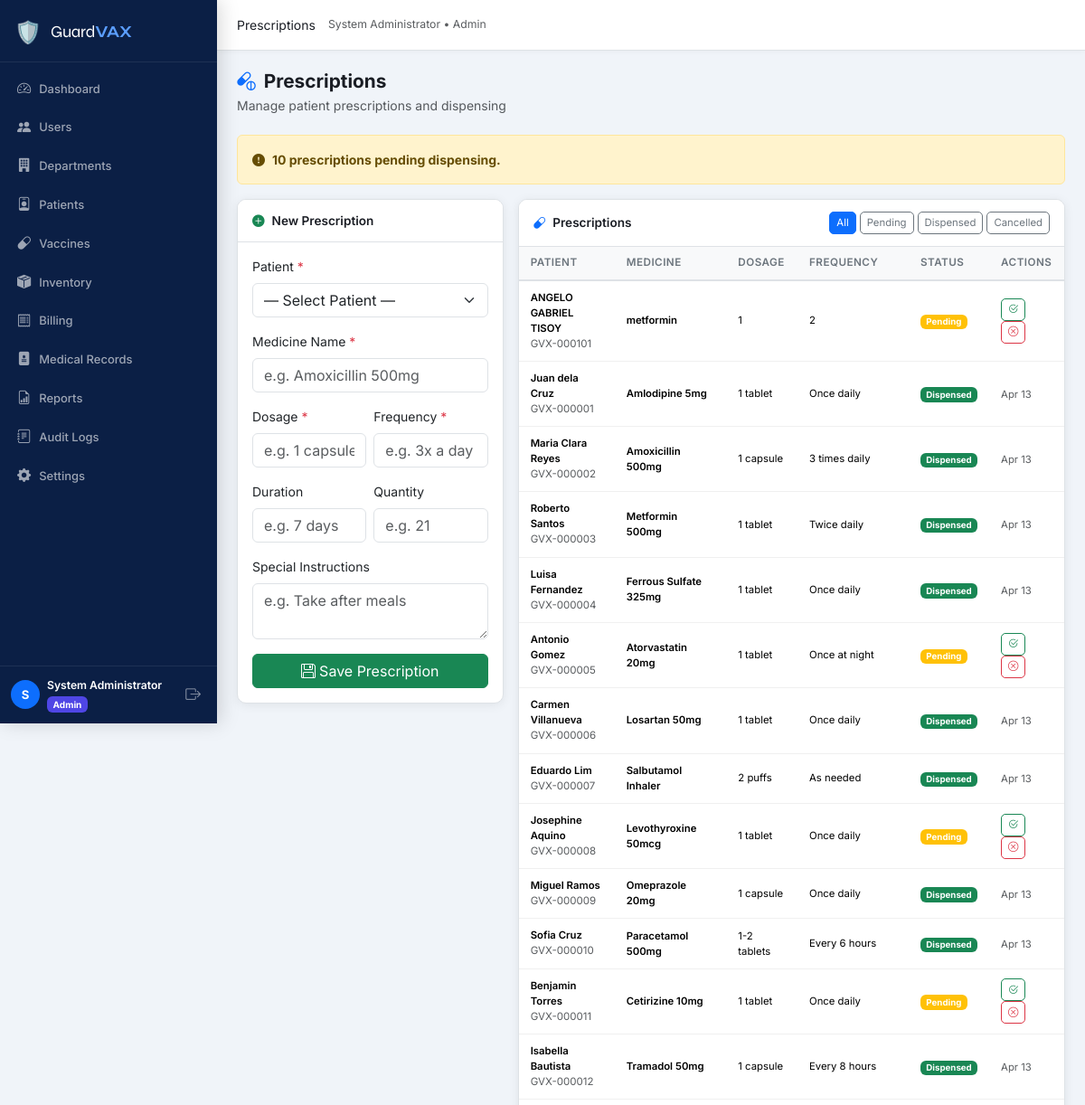
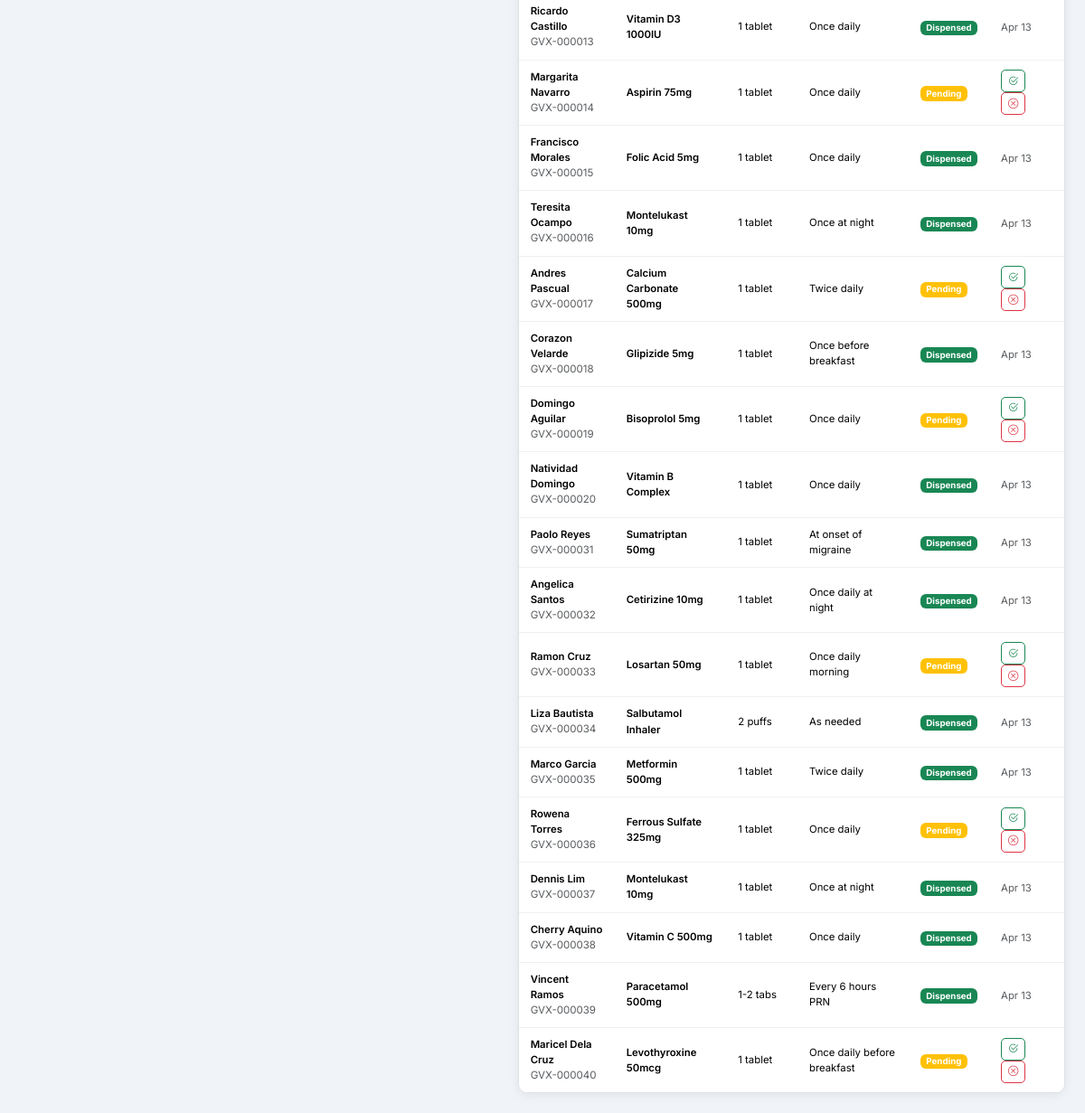
/nurse/prescriptions.php (signed in), run on the app's committed database (2 pictures, top to bottom).
### tables this page shows
CREATE TABLE `users` (
  `id` int(10) UNSIGNED NOT NULL,
  `name` varchar(150) NOT NULL,
  `email` varchar(150) NOT NULL,
  `password` varchar(255) NOT NULL,
  `role_id` int(10) UNSIGNED NOT NULL,
  `department_id` int(10) UNSIGNED DEFAULT NULL,
  `status` enum('active','inactive','pending') NOT NULL DEFAULT 'pending',
  `email_verified` tinyint(1) NOT NULL DEFAULT 0,
  `created_at` datetime NOT NULL DEFAULT current_timestamp(),
  `updated_at` datetime NOT NULL DEFAULT current_timestamp() ON UPDATE current_timestamp()
);

CREATE TABLE `roles` (
  `id` int(10) UNSIGNED NOT NULL,
  `name` varchar(50) NOT NULL,
  `label` varchar(100) NOT NULL
);

CREATE TABLE `prescriptions` (
  `id` int(10) UNSIGNED NOT NULL,
  `patient_id` int(10) UNSIGNED NOT NULL,
  `prescribed_by` int(10) UNSIGNED NOT NULL,
  `admission_id` int(10) UNSIGNED DEFAULT NULL,
  `medicine_name` varchar(200) NOT NULL,
  `dosage` varchar(100) NOT NULL,
  `frequency` varchar(100) NOT NULL,
  `duration` varchar(100) DEFAULT NULL,
  `quantity` int(11) DEFAULT NULL,
  `instructions` text DEFAULT NULL,
  `status` enum('Pending','Dispensed','Cancelled') NOT NULL DEFAULT 'Pending',
  `prescribed_at` datetime NOT NULL DEFAULT current_timestamp(),
  `dispensed_at` datetime DEFAULT NULL,
  `dispensed_by` int(10) UNSIGNED DEFAULT NULL
);

CREATE TABLE `patients` (
  `id` int(10) UNSIGNED NOT NULL,
  `user_id` int(10) UNSIGNED NOT NULL,
  `patient_code` varchar(20) NOT NULL,
  `date_of_birth` date NOT NULL,
  `gender` enum('Male','Female','Other') NOT NULL,
  `blood_type` varchar(5) DEFAULT NULL,
  `address` text DEFAULT NULL,
  `phone` varchar(20) DEFAULT NULL,
  `emergency_contact_name` varchar(150) DEFAULT NULL,
  `emergency_contact_phone` varchar(20) DEFAULT NULL,
  `allergies` text DEFAULT NULL,
  `notes` text DEFAULT NULL,
  `registered_by` int(10) UNSIGNED DEFAULT NULL,
  `created_at` datetime NOT NULL DEFAULT current_timestamp(),
  `updated_at` datetime NOT NULL DEFAULT current_timestamp() ON UPDATE current_timestamp()
);

### config/db.php (called while the page is built, shortened)
<?php
function db(): PDO {
    static $pdo = null;
    if ($pdo === null) {
        $dsn = sprintf(
            'mysql:host=%s;port=%s;dbname=%s;charset=%s',
            DB_HOST, DB_PORT, DB_NAME, DB_CHARSET
        );
        $options = [
            PDO::ATTR_ERRMODE            => PDO::ERRMODE_EXCEPTION,
            PDO::ATTR_DEFAULT_FETCH_MODE => PDO::FETCH_ASSOC,
            PDO::ATTR_EMULATE_PREPARES   => false,
        ];
        try {
            $pdo = new PDO($dsn, DB_USER, DB_PASS, $options);
            $offset = (new DateTime())->format('P');
            $pdo->exec("SET time_zone='{$offset}'");
        } catch (PDOException $e) {
            die('<div style="padding:2rem;color:red;font-family:monospace">
                <strong>Database Connection Error:</strong> ' . htmlspecialchars($e->getMessage()) . '
            </div>');
        }
    }
    return $pdo;
}

### includes/functions.php (called while the page is built, shortened)
<?php
require_once __DIR__ . '/../config/db.php';
function isLoggedIn(): bool
{
    return isset($_SESSION['user_id']) && !empty($_SESSION['user_id']);
}
function getCurrentUser(): ?array
{
    $stmt = db()->prepare('SELECT u.*, r.name AS role_name FROM users u JOIN roles r ON r.id = u.role_id WHERE u.id = ?');
    $stmt->execute([$_SESSION['user_id']]);
    return $stmt->fetch() ?: null;
}
function sanitize(string $value): string
{
    return htmlspecialchars(trim($value), ENT_QUOTES, 'UTF-8');
}
function formatDate(string $date, string $format = 'M d, Y'): string
{
    return $date ? date($format, strtotime($date)) : 'N/A';
}

### includes/auth.php (called while the page is built, shortened)
<?php
require_once __DIR__ . '/functions.php';
function guard(string ...$allowedRoles): array
{
    $user = getCurrentUser();
    return $user;
}

### nurse/prescriptions.php (the view, shortened to what this page needs)
<?php
require_once __DIR__ . '/../includes/auth.php';
require_once __DIR__ . '/../includes/layout.php';
$user   = guard('nurse', 'admin');
$statusFilter = sanitize($_GET['status'] ?? '');
$where  = '1=1';
$params = [];
$prescriptions = db()->prepare(
    "SELECT pr.*, p.patient_code, u.name AS patient_name,
            doc.name AS prescribed_by_name, dis.name AS dispensed_by_name
     FROM prescriptions pr
     JOIN patients p   ON p.id  = pr.patient_id
     JOIN users u      ON u.id  = p.user_id
     JOIN users doc    ON doc.id = pr.prescribed_by
     LEFT JOIN users dis ON dis.id = pr.dispensed_by
     WHERE {$where}
     ORDER BY pr.prescribed_at DESC LIMIT 100"
);
$prescriptions->execute($params);
$prescriptions = $prescriptions->fetchAll();
$pending  = (int)db()->query("SELECT COUNT(*) FROM prescriptions WHERE status='Pending'")->fetchColumn();
$statusColors = ['Pending'=>'warning','Dispensed'=>'success','Cancelled'=>'danger'];
?>
<?php renderHead('Prescriptions'); ?>
<?php renderNav($user); ?>
<?php renderPageHeader('Prescriptions', 'Manage patient prescriptions and dispensing', 'capsule-pill'); ?>
<?php if ($pending > 0): ?>
<div class="alert alert-warning d-flex align-items-center gap-2 mb-3">
  <i class="bi bi-exclamation-circle-fill"></i>
  <strong><?= $pending ?> prescription<?= $pending > 1 ? 's' : '' ?> pending dispensing.</strong>
</div>
<?php endif; ?>
<div class="row g-3">
  <div class="col-lg-4">
    <div class="card card-gvx">
      <div class="card-header-gvx"><i class="bi bi-plus-circle-fill me-2 text-success"></i>New Prescription</div>
      <div class="card-body">
        <form method="POST" novalidate>
          <div class="mb-3">
            <label class="form-label">Patient <span class="text-danger">*</span></label>
            <select name="patient_id" class="form-select" required>
              <option value="">— Select Patient —</option>
            </select>
          </div>
          <div class="mb-3">
            <label class="form-label">Medicine Name <span class="text-danger">*</span></label>
            <input type="text" name="medicine_name" class="form-control" required placeholder="e.g. Amoxicillin 500mg">
          </div>
          <div class="row g-2 mb-3">
            <div class="col-6"><label class="form-label">Dosage <span class="text-danger">*</span></label><input type="text" name="dosage" class="form-control" placeholder="e.g. 1 capsule"></div>
            <div class="col-6"><label class="form-label">Frequency <span class="text-danger">*</span></label><input type="text" name="frequency" class="form-control" placeholder="e.g. 3x a day"></div>
          </div>
          <div class="row g-2 mb-3">
            <div class="col-6"><label class="form-label">Duration</label><input type="text" name="duration" class="form-control" placeholder="e.g. 7 days"></div>
            <div class="col-6"><label class="form-label">Quantity</label><input type="number" name="quantity" class="form-control" placeholder="e.g. 21"></div>
          </div>
          <div class="mb-3">
            <label class="form-label">Special Instructions</label>
            <textarea name="instructions" class="form-control" rows="2" placeholder="e.g. Take after meals"></textarea>
          </div>
          <button type="submit" class="btn btn-success w-100"><i class="bi bi-floppy me-1"></i>Save Prescription</button>
        </form>
      </div>
    </div>
  </div>
  <div class="col-lg-8">
    <div class="card card-gvx">
      <div class="card-header-gvx d-flex justify-content-between align-items-center flex-wrap gap-2">
        <span><i class="bi bi-capsule me-2 text-primary"></i>Prescriptions</span>
        <div class="d-flex gap-1">
          <?php foreach ([''=>'All','Pending'=>'Pending','Dispensed'=>'Dispensed','Cancelled'=>'Cancelled'] as $val => $label): ?>
            <a href="?status=<?= urlencode($val) ?>" class="btn btn-xs <?= $statusFilter===$val ? 'btn-primary' : 'btn-outline-secondary' ?>"><?= $label ?></a>
          <?php endforeach; ?>
        </div>
      </div>
      <div class="table-responsive">
        <table class="table table-gvx mb-0">
          <thead><tr><th>Patient</th><th>Medicine</th><th>Dosage</th><th>Frequency</th><th>Status</th><th>Actions</th></tr></thead>
          <tbody>
            <?php foreach ($prescriptions as $pr): ?>
            <tr>
              <td>
                <div class="fw-semibold small"><?= sanitize($pr['patient_name']) ?></div>
                <div class="text-muted" style="font-size:.72rem"><?= sanitize($pr['patient_code']) ?></div>
              </td>
              <td class="fw-semibold small"><?= sanitize($pr['medicine_name']) ?></td>
              <td class="small"><?= sanitize($pr['dosage']) ?></td>
              <td class="small"><?= sanitize($pr['frequency']) ?></td>
              <td><span class="badge bg-<?= $statusColors[$pr['status']] ?? 'secondary' ?>"><?= $pr['status'] ?></span></td>
              <td>
                <?php if ($pr['status'] === 'Pending'): ?>
                <form method="POST" class="d-inline">
                  <button type="submit" class="btn btn-xs btn-outline-success" title="Mark Dispensed"><i class="bi bi-check2-circle"></i></button>
                </form>
                <form method="POST" class="d-inline">
                  <button type="submit" class="btn btn-xs btn-outline-danger" title="Cancel" onclick="return confirm('Cancel this prescription?')"><i class="bi bi-x-circle"></i></button>
                </form>
                <?php else: ?>
                  <span class="text-muted small"><?= formatDate($pr['prescribed_at'], 'M d') ?></span>
                <?php endif; ?>
              </td>
            </tr>
            <?php endforeach; ?>
          </tbody>
        </table>
      </div>
    </div>
  </div>
</div>
<?php renderFooter(); ?>

### includes/layout.php (shortened to what this page needs)
<?php
function renderHead(string $title, array $extraCss = []): void
{
    $siteName = SITE_NAME;
    $siteUrl  = SITE_URL;
    echo <<<HTML
<!DOCTYPE html>
<html lang="en">
<head>
  <meta charset="UTF-8">
  <meta name="viewport" content="width=device-width, initial-scale=1.0">
  <title>{$title} — {$siteName}</title>
  <link rel="stylesheet" href="https://cdn.jsdelivr.net/npm/bootstrap@5.3.2/dist/css/bootstrap.min.css">
  <link rel="stylesheet" href="https://cdn.jsdelivr.net/npm/bootstrap-icons@1.11.3/font/bootstrap-icons.min.css">
  <link rel="preconnect" href="https://fonts.googleapis.com">
  <link href="https://fonts.googleapis.com/css2?family=Inter:wght@300;400;500;600;700&family=Syne:wght@700;800&display=swap" rel="stylesheet">
  <link rel="stylesheet" href="{$siteUrl}/assets/css/style.css">
HTML;
    echo "</head>\n<body>\n";
}
function renderNav(array $user): void
{
    $role    = $user['role_name'];
    $name    = htmlspecialchars($user['name']);
    $roleLabel = ucfirst($role);
    $siteUrl = SITE_URL;
    $current = $_SERVER['REQUEST_URI'];
    $links = '';
    foreach ($navLinks as $link) {
        $active = str_contains($current, $link['href']) ? 'active' : '';
        $links .= <<<HTML
        <li class="nav-item">
          <a class="nav-link {$active}" href="{$siteUrl}{$link['href']}">
            <i class="bi bi-{$link['icon']}"></i>
            <span>{$link['label']}</span>
          </a>
        </li>
HTML;
    }
    echo <<<HTML
<div class="gvx-wrapper">
<aside class="gvx-sidebar" id="gvxSidebar">
  <div class="sidebar-brand">
    <span class="brand-icon">🛡️</span>
    <span class="brand-name">Guard<strong>VAX</strong></span>
  </div>
  <nav class="sidebar-nav">
    <ul class="nav flex-column">
      {$links}
    </ul>
  </nav>
  <div class="sidebar-footer">
    <div class="user-pill">
      <div class="user-avatar">{$name[0]}</div>
      <div class="user-info">
        <div class="user-name">{$name}</div>
        <div class="user-role badge bg-role-{$role}">{$roleLabel}</div>
      </div>
    </div>
    <a href="{$siteUrl}/auth/logout.php" class="btn-logout" title="Logout">
      <i class="bi bi-box-arrow-right"></i>
    </a>
  </div>
</aside>
<main class="gvx-main">
  <header class="gvx-topbar">
    <button class="sidebar-toggle d-lg-none" onclick="document.getElementById('gvxSidebar').classList.toggle('show')">
      <i class="bi bi-list"></i>
    </button>
    <div class="topbar-title" id="pageTitle"></div>
    <div class="topbar-actions">
      <span class="text-muted small d-none d-md-block">{$name} &bull; {$roleLabel}</span>
    </div>
  </header>
  <div class="gvx-content">
HTML;
}
function renderFooter(): void
{
    $siteUrl = SITE_URL;
    echo <<<HTML
  </div>
</main>
</div>
<script src="https://cdn.jsdelivr.net/npm/bootstrap@5.3.2/dist/js/bootstrap.bundle.min.js"></script>
<script src="https://cdn.jsdelivr.net/npm/chart.js@4.4.0/dist/chart.umd.min.js"></script>
<script src="https://cdn.jsdelivr.net/npm/sweetalert2@11"></script>
<script src="{$siteUrl}/assets/js/main.js"></script>
</body>
</html>
HTML;
}
function renderPageHeader(string $title, string $subtitle = '', string $icon = 'clipboard2-pulse'): void
{
    echo <<<HTML
    <div class="page-header">
      <div>
        <h1 class="page-title"><i class="bi bi-{$icon}"></i> {$title}</h1>
        <p class="page-subtitle text-muted mb-0">{$subtitle}</p>
      </div>
    </div>
HTML;
}

### data on the page
users: name "S", name "System Administrator", role.name "Admin"
prescriptions: users.name "ANGELO GABRIEL TISOY", patient.patient_code "GVX-000101", medicine_name "metformin", dosage "1", frequency "2", status "Pending"
prescriptions: users.name "Juan dela Cruz", patient.patient_code "GVX-000001", medicine_name "Amlodipine 5mg", dosage "1 tablet", frequency "Once daily", status "Dispensed", prescribed_at "Apr 13"
prescriptions: users.name "Maria Clara Reyes", patient.patient_code "GVX-000002", medicine_name "Amoxicillin 500mg", dosage "1 capsule", frequency "3 times daily", status "Dispensed", prescribed_at "Apr 13"
prescriptions: users.name "Roberto Santos", patient.patient_code "GVX-000003", medicine_name "Metformin 500mg", dosage "1 tablet", frequency "Twice daily", status "Dispensed", prescribed_at "Apr 13"
prescriptions: users.name "Luisa Fernandez", patient.patient_code "GVX-000004", medicine_name "Ferrous Sulfate 325mg", dosage "1 tablet", frequency "Once daily", status "Dispensed", prescribed_at "Apr 13"
prescriptions: users.name "Antonio Gomez", patient.patient_code "GVX-000005", medicine_name "Atorvastatin 20mg", dosage "1 tablet", frequency "Once at night", status "Pending"
prescriptions: users.name "Carmen Villanueva", patient.patient_code "GVX-000006", medicine_name "Losartan 50mg", dosage "1 tablet", frequency "Once daily", status "Dispensed", prescribed_at "Apr 13"
prescriptions: users.name "Eduardo Lim", patient.patient_code "GVX-000007", medicine_name "Salbutamol Inhaler", dosage "2 puffs", frequency "As needed", status "Dispensed", prescribed_at "Apr 13"
prescriptions: users.name "Josephine Aquino", patient.patient_code "GVX-000008", medicine_name "Levothyroxine 50mcg", dosage "1 tablet", frequency "Once daily", status "Pending"
prescriptions: users.name "Miguel Ramos", patient.patient_code "GVX-000009", medicine_name "Omeprazole 20mg", dosage "1 capsule", frequency "Once daily", status "Dispensed", prescribed_at "Apr 13"
prescriptions: users.name "Sofia Cruz", patient.patient_code "GVX-000010", medicine_name "Paracetamol 500mg", dosage "1-2 tablets", frequency "Every 6 hours", status "Dispensed", prescribed_at "Apr 13"
prescriptions: users.name "Benjamin Torres", patient.patient_code "GVX-000011", medicine_name "Cetirizine 10mg", dosage "1 tablet", frequency "Once daily", status "Pending"
prescriptions: users.name "Isabella Bautista", patient.patient_code "GVX-000012", medicine_name "Tramadol 50mg", dosage "1 capsule", frequency "Every 8 hours", status "Dispensed", prescribed_at "Apr 13"
prescriptions: users.name "Ricardo Castillo", patient.patient_code "GVX-000013", medicine_name "Vitamin D3 1000IU", dosage "1 tablet", frequency "Once daily", status "Dispensed", prescribed_at "Apr 13"
prescriptions: users.name "Margarita Navarro", patient.patient_code "GVX-000014", medicine_name "Aspirin 75mg", dosage "1 tablet", frequency "Once daily", status "Pending"
prescriptions: users.name "Francisco Morales", patient.patient_code "GVX-000015", medicine_name "Folic Acid 5mg", dosage "1 tablet", frequency "Once daily", status "Dispensed", prescribed_at "Apr 13"
prescriptions: users.name "Teresita Ocampo", patient.patient_code "GVX-000016", medicine_name "Montelukast 10mg", dosage "1 tablet", frequency "Once at night", status "Dispensed", prescribed_at "Apr 13"
prescriptions: users.name "Andres Pascual", patient.patient_code "GVX-000017", medicine_name "Calcium Carbonate 500mg", dosage "1 tablet", frequency "Twice daily", status "Pending"
prescriptions: users.name "Corazon Velarde", patient.patient_code "GVX-000018", medicine_name "Glipizide 5mg", dosage "1 tablet", frequency "Once before breakfast", status "Dispensed", prescribed_at "Apr 13"
prescriptions: users.name "Domingo Aguilar", patient.patient_code "GVX-000019", medicine_name "Bisoprolol 5mg", dosage "1 tablet", frequency "Once daily", status "Pending"
prescriptions: users.name "Natividad Domingo", patient.patient_code "GVX-000020", medicine_name "Vitamin B Complex", dosage "1 tablet", frequency "Once daily", status "Dispensed", prescribed_at "Apr 13"
prescriptions: users.name "Paolo Reyes", patient.patient_code "GVX-000031", medicine_name "Sumatriptan 50mg", dosage "1 tablet", frequency "At onset of migraine", status "Dispensed", prescribed_at "Apr 13"
prescriptions: users.name "Angelica Santos", patient.patient_code "GVX-000032", medicine_name "Cetirizine 10mg", dosage "1 tablet", frequency "Once daily at night", status "Dispensed", prescribed_at "Apr 13"
prescriptions: users.name "Ramon Cruz", patient.patient_code "GVX-000033", medicine_name "Losartan 50mg", dosage "1 tablet", frequency "Once daily morning", status "Pending"
prescriptions: users.name "Liza Bautista", patient.patient_code "GVX-000034", medicine_name "Salbutamol Inhaler", dosage "2 puffs", frequency "As needed", status "Dispensed", prescribed_at "Apr 13"
prescriptions: users.name "Marco Garcia", patient.patient_code "GVX-000035", medicine_name "Metformin 500mg", dosage "1 tablet", frequency "Twice daily", status "Dispensed", prescribed_at "Apr 13"
prescriptions: users.name "Rowena Torres", patient.patient_code "GVX-000036", medicine_name "Ferrous Sulfate 325mg", dosage "1 tablet", frequency "Once daily", status "Pending"
prescriptions: users.name "Dennis Lim", patient.patient_code "GVX-000037", medicine_name "Montelukast 10mg", dosage "1 tablet", frequency "Once at night", status "Dispensed", prescribed_at "Apr 13"
prescriptions: users.name "Cherry Aquino", patient.patient_code "GVX-000038", medicine_name "Vitamin C 500mg", dosage "1 tablet", frequency "Once daily", status "Dispensed", prescribed_at "Apr 13"
prescriptions: users.name "Vincent Ramos", patient.patient_code "GVX-000039", medicine_name "Paracetamol 500mg", dosage "1-2 tabs", frequency "Every 6 hours PRN", status "Dispensed", prescribed_at "Apr 13"
prescriptions: users.name "Maricel Dela Cruz", patient.patient_code "GVX-000040", medicine_name "Levothyroxine 50mcg", dosage "1 tablet", frequency "Once daily before breakfast", status "Pending"

### other printed values
$link['label'] "Dashboard"
$link['label'] "Users"
$link['label'] "Departments"
$link['label'] "Patients"
$link['label'] "Vaccines"
$link['label'] "Inventory"
$link['label'] "Billing"
$link['label'] "Medical Records"
$link['label'] "Reports"
$link['label'] "Audit Logs"
$link['label'] "Settings"
$title "Prescriptions"
$subtitle "Manage patient prescriptions and dispensing"
$pending "10"
$label "All"
